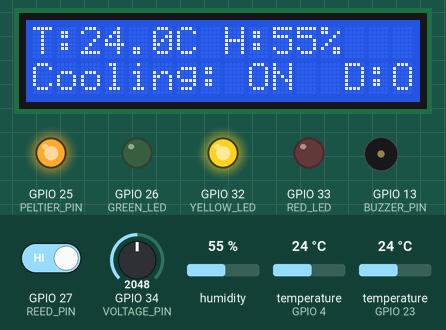
This sketch was run on a simulated ESP32. On the bench: 16×2 character LCD, output pins drawn as LEDs (lit = HIGH), buzzer (waves = sounding, pin HIGH). The test bench sets the inputs (shaded band); at power-on: temperature (sensors on GPIO 4, GPIO 23) 24 °C, GPIO 27 (REED_PIN) HIGH, humidity 55 %, GPIO 34 (VOLTAGE_PIN) = 2048. What the sketch prints to the serial monitor is not drawn.

Above: at 3.3 s.
3.4 s: temperature (sensor on GPIO 4) set to 18 °C
At 6.2 s:
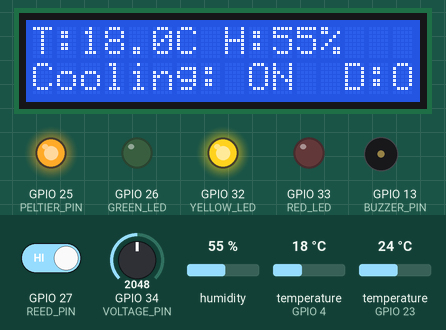
7.2 s: temperature (sensor on GPIO 4) set to 15 °C
At 9.3 s:
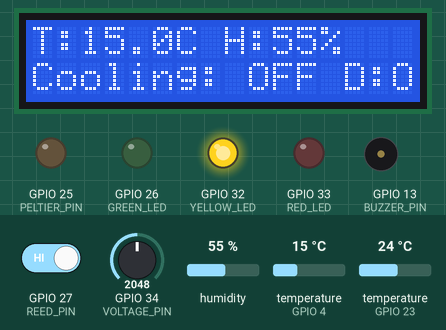
10.9 s: GPIO 27 (REED_PIN) driven LOW
At 12.3 s:
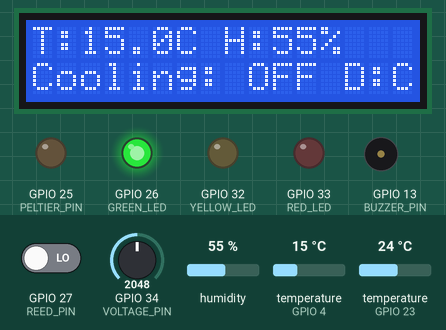
14.6 s: temperature (sensor on GPIO 4) set to 18 °C
At 17.4 s:
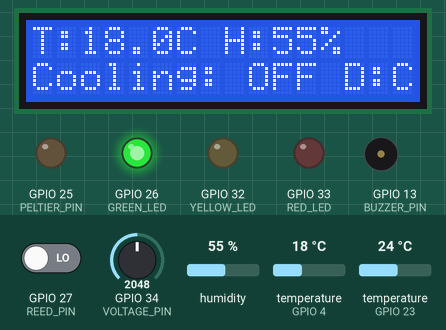
18.5 s: temperature (sensor on GPIO 4) set to 21 °C
At 20.5 s:
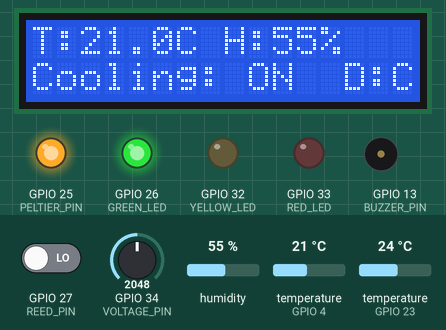
22.2 s: humidity set to 22 %
At 23.6 s:
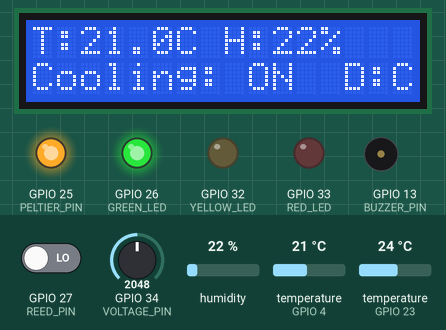
Timing chart, 0 to 25.2 s (numbered marks = the images above; inputs shaded):
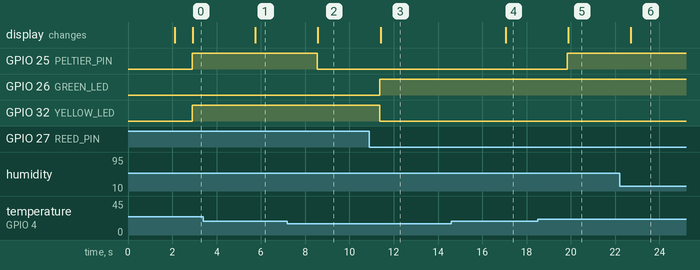

Measured:
- the behaviour switches between 17 and 16 °C on temperature (sensor on GPIO 4) (found by bisection; images 1 and 2)
- the behaviour switches between 19 and 20 °C on temperature (sensor on GPIO 4) (found by bisection; images 4 and 5)
- after the input at 3.4 s, the display: changes after 2.4 s (image 1)
- after the input at 7.2 s, GPIO 25 (PELTIER_PIN): HIGH → LOW after 1.3 s; the display: changes after 1.4 s (image 2)
- after the input at 10.9 s, GPIO 26 (GREEN_LED): LOW → HIGH after 0.47 s; GPIO 32 (YELLOW_LED): HIGH → LOW after 0.47 s; the display: changes after 0.51 s (image 3)
- after the input at 14.6 s, the display: changes after 2.5 s (image 4)
- after the input at 18.5 s, GPIO 25 (PELTIER_PIN): LOW → HIGH after 1.3 s; the display: changes after 1.4 s (image 5)
- after the input at 22.2 s, the display: changes after 0.51 s (image 6)

The sketch:

agrichill.ino
```cpp
#include <Wire.h>
#include <LiquidCrystal_I2C.h>
#include <OneWire.h>
#include <DallasTemperature.h>
#include <DHT.h>

// LCD
LiquidCrystal_I2C lcd(0x27, 16, 2);

// Sensor pins
#define DS18B20_PIN 4
#define DHT_PIN 23
#define DHT_TYPE DHT11

// Output pins
#define PELTIER_PIN 25
#define GREEN_LED 26
#define YELLOW_LED 32
#define RED_LED 33
#define BUZZER_PIN 13

// Input pins
#define REED_PIN 27
#define VOLTAGE_PIN 34

// Sensor objects
OneWire oneWire(DS18B20_PIN);
DallasTemperature ds18b20(&oneWire);
DHT dht(DHT_PIN, DHT_TYPE);

// Cooling settings
const float TARGET_TEMP = 18.0;
const float HYSTERESIS = 2.0;

bool cooling = false;

// Battery voltage calibration
// Adjust this according to your voltage sensor
const float VOLTAGE_SCALE = 5.0;

void setup() {
  Serial.begin(115200);

  pinMode(PELTIER_PIN, OUTPUT);
  pinMode(GREEN_LED, OUTPUT);
  pinMode(YELLOW_LED, OUTPUT);
  pinMode(RED_LED, OUTPUT);
  pinMode(BUZZER_PIN, OUTPUT);

  pinMode(REED_PIN, INPUT_PULLUP);

  digitalWrite(PELTIER_PIN, LOW);
  digitalWrite(BUZZER_PIN, LOW);

  Wire.begin(21, 22);

  lcd.init();
  lcd.backlight();

  ds18b20.begin();
  dht.begin();

  lcd.setCursor(0, 0);
  lcd.print("AgriChill");
  lcd.setCursor(0, 1);
  lcd.print("System Starting");
  delay(2000);
  lcd.clear();
}

void loop() {

  // Read temperature
  ds18b20.requestTemperatures();
  float temperature = ds18b20.getTempCByIndex(0);

  // Read humidity
  float humidity = dht.readHumidity();

  // Read battery voltage
  int sensorValue = analogRead(VOLTAGE_PIN);

  float batteryVoltage =
      (sensorValue / 4095.0) * 3.3 * VOLTAGE_SCALE;

  // Read door status
  // Assumes reed switch connects GPIO27 to GND
  bool doorOpen = digitalRead(REED_PIN) == HIGH;

  // Check sensor validity
  bool tempValid =
      temperature != DEVICE_DISCONNECTED_C &&
      temperature >= -55 && temperature <= 125;

  bool humidityValid = !isnan(humidity);

  // Cooling control with hysteresis
  if (tempValid) {

    if (temperature >= TARGET_TEMP + HYSTERESIS) {
      cooling = true;
    }

    if (temperature <= TARGET_TEMP - HYSTERESIS) {
      cooling = false;
    }

  } else {
    cooling = false;
  }

  // Control Peltier
  digitalWrite(PELTIER_PIN, cooling ? HIGH : LOW);

  // Reset indicators
  digitalWrite(GREEN_LED, LOW);
  digitalWrite(YELLOW_LED, LOW);
  digitalWrite(RED_LED, LOW);
  digitalWrite(BUZZER_PIN, LOW);

  // Status indication
  if (!tempValid || !humidityValid) {

    digitalWrite(RED_LED, HIGH);
    digitalWrite(BUZZER_PIN, HIGH);

  } else if (doorOpen) {

    digitalWrite(YELLOW_LED, HIGH);

  } else {

    digitalWrite(GREEN_LED, HIGH);
  }

  // LCD display
  lcd.clear();

  lcd.setCursor(0, 0);

  if (tempValid) {
    lcd.print("T:");
    lcd.print(temperature, 1);
    lcd.print("C ");
  } else {
    lcd.print("Temp: Error ");
  }

  if (humidityValid) {
    lcd.print("H:");
    lcd.print(humidity, 0);
    lcd.print("%");
  }

  lcd.setCursor(0, 1);

  if (cooling) {
    lcd.print("Cooling: ON ");
  } else {
    lcd.print("Cooling: OFF");
  }

  if (doorOpen) {
    lcd.print(" D:OPEN");
  } else {
    lcd.print(" D:CLOSED");
  }

  // Serial monitor
  Serial.println("---- AgriChill ----");

  Serial.print("Temperature: ");
  Serial.println(temperature);

  Serial.print("Humidity: ");
  Serial.println(humidity);

  Serial.print("Battery Voltage: ");
  Serial.println(batteryVoltage);

  Serial.print("Door: ");
  Serial.println(doorOpen ? "OPEN" : "CLOSED");

  Serial.print("Cooling: ");
  Serial.println(cooling ? "ON" : "OFF");

  delay(2000);
}
```
